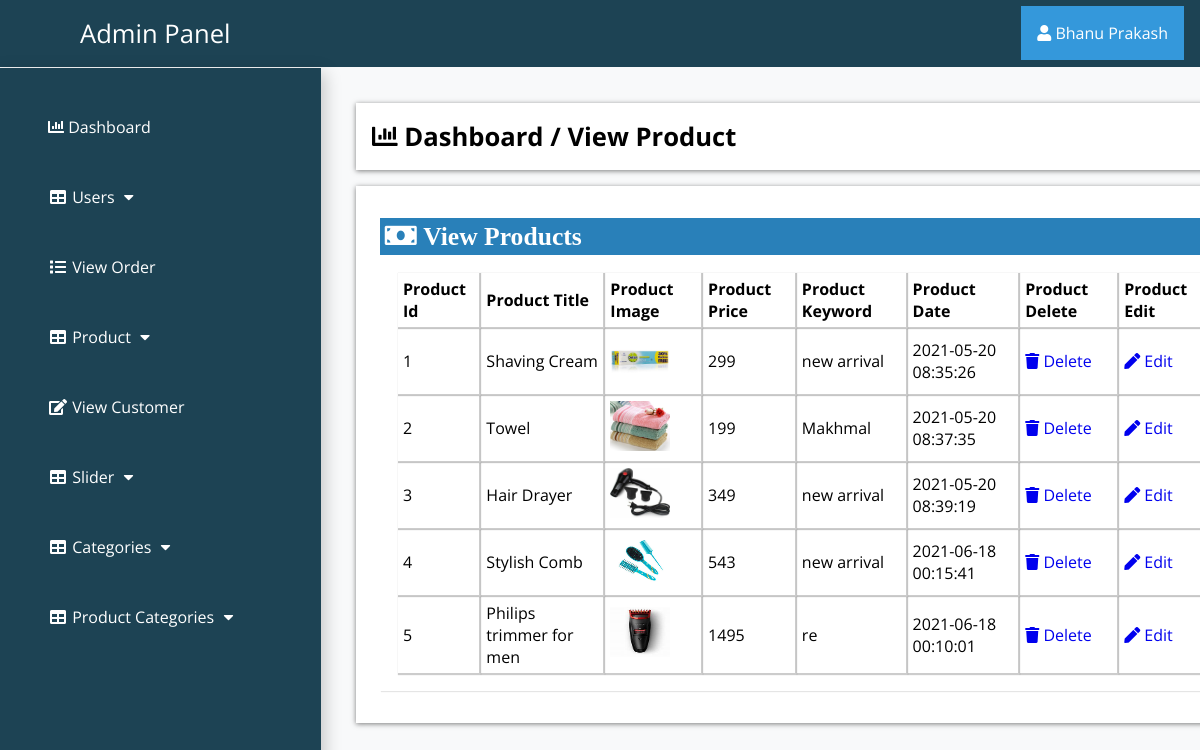
Screenshot of /admin_area/index.php?view_product (signed in) with the database file from the repository.
### tables this page shows
CREATE TABLE `products` (
  `product_id` int(10) NOT NULL,
  `p_cat_id` int(10) NOT NULL,
  `cat_id` int(10) NOT NULL,
  `date` timestamp NOT NULL DEFAULT current_timestamp() ON UPDATE current_timestamp(),
  `product_title` text NOT NULL,
  `product_img1` text NOT NULL,
  `product_img2` text NOT NULL,
  `product_img3` text NOT NULL,
  `product_price` int(10) NOT NULL,
  `product_desc` text NOT NULL,
  `product_keyword` text NOT NULL
);

### admin_area/view_product.php (the view)
<?php
if (!isset($_SESSION['admin_email'])) {
	echo "<script>window.open('login.php','_self')</script>";
} else {
?>
	<div class="row">
		<div class="col-lg-12">
			<div class="breadcrump">
				<li class="active">
					<i class="fa fa-bar-chart"></i>
					Dashboard / View Product
				</li>
			</div>
		</div>
	</div>
	<div class="row">
		<div class="col-lg-12">
			<div class="panel panel-default">
				<div class="panel-heading">
					<h3 class="panel-title">
						<i class="fa fa-money fa-fw"> View Products </i>
					</h3>
				</div>
				<div class="panel-body">
					<div class="table-responsive">
						<table class="table table-bordered table-hover table-striped">
							<thead>
								<tr>
									<th>Product Id</th>
									<th>Product Title</th>
									<th>Product Image</th>
									<th>Product Price</th>
									<th>Product Keyword</th>
									<th>Product Date</th>
									<th>Product Delete</th>
									<th>Product Edit</th>
								</tr>
							</thead>
							<tbody>
								<?php
								$i = 0;
								$get_product = "select * from products";
								$run_p = mysqli_query($con, $get_product);
								while ($row = mysqli_fetch_array($run_p)) {
									$pro_id = $row['product_id'];
									$product_title = $row['product_title'];
									$product_img1 = $row['product_img1'];
									$product_price = $row['product_price'];
									$product_keyword = $row['product_keyword'];
									$date = $row['date'];
									$i++;
								?>
									<tr>
										<td><?php echo $i ?></td>
										<td><?php echo $product_title ?></td>
										<td><img src="product_images/<?php echo $product_img1 ?>" width="60" height="50"></td>
										<td><?php echo $product_price ?></td>
										<td><?php echo $product_keyword ?></td>
										<td><?php echo $date ?></td>
										<td>
											<a href="index.php?delete_product=<?php echo $pro_id ?>"> <i class="fa fa-trash"></i> Delete </a>
										</td>
										<td>
											<a href="index.php?edit_product=<?php echo $pro_id ?>"> <i class="fa fa-pen"></i> Edit </a>
										</td>
									</tr>
								<?php } ?>
							</tbody>
						</table>
					</div>
				</div>
			</div>
		</div>
	</div>
<?php } ?>

### admin_area/includes/sidebar.php (shortened to what this page needs)
<?php
if (!isset($_SESSION['admin_email'])) {
  echo "<script>window.open('login.php','_self')</script>";
} else {
?>
  <nav class="navbar-fixed-top">
    <div class="navbar-header">
      <a href="index.php?dashboard" class="navbar-brand"><span>Admin Panel</span></a>
    </div>
    <div class="dropdown">
      <button onclick="myFunction()" class="dropbtn"><i class="fa fa-user"></i> <?php echo $admin_name; ?></a></button>
    </div>
    <div class="collapse navbar-collapse navbar-ex1-collapse">
      <ul class="nav navbar-nav side-nav">
        <li>
          <a href="index.php?dashboard"><i class="fa fa-bar-chart"></i> Dashboard</a>
        </li>
        <li class="button-dropdown">
          <a href="#" class="dropdown-toggle" data-toggle="collapse" data-target="#users"><i class="fa fa-fw fa-table"></i> Users <i class="fa fa-fw fa-caret-down"></i></a>
        </li>
        <li>
          <a href="index.php?view_order">
            <i class="fa fa-fw fa-list"></i> View Order
          </a>
        </li>
        <li class="button-dropdown" id="#products">
          <a href="#" class="dropdown-toggle" data-toggle="collapse" data-target="#products"><i class="fa fa-fw fa-table"></i> Product <i class="fa fa-fw fa-caret-down"></i></a>
        </li>
        <li>
          <a href="index.php?view_customer">
            <i class="fa fa-fw fa-edit"></i> View Customer
          </a>
        </li>
        <li class="button-dropdown">
          <a href="#" class="dropdown-toggle" data-toggle="collapse" data-target="#slider"><i class="fa fa-fw fa-table"></i> Slider <i class="fa fa-fw fa-caret-down"></i></a>
        </li>
        <li class="button-dropdown" id="#category">
          <a href="#" class="dropdown-toggle" data-toggle="collapse" data-target="#category"><i class="fa fa-fw fa-table"></i> Categories <i class="fa fa-fw fa-caret-down"></i></a>
        </li>
        <li class="button-dropdown" id="#products_cat">
          <a href="#" class="dropdown-toggle" data-toggle="collapse" data-target="#products_cat"><i class="fa fa-fw fa-table"></i> Product Categories <i class="fa fa-fw fa-caret-down"></i></a>
        </li>
      </ul>
    </div>
  </nav>
<?php } ?>

### admin_area/css/styles.css (style rules this page uses)
:root { --blue: #2980b9; }
* { font-family: "Open Sans", sans-serif; margin: 0; padding: 0; box-sizing: border-box; text-decoration: none; transition: all 0.2s cubic-bezier(0.37, 1.14, 0.26, 1.24); }
html, body { background-color: rgba(0, 0, 0, 0.1); margin: 0; height: 100vh; overflow: hidden; }
.navbar-fixed-top { background: #1d4354; padding: 1rem; box-shadow: 0px 8px 16px 4px rgba(0, 0, 0, 0.2); }
.navbar-fixed-top a span { margin-left: 4rem; }
.navbar-fixed-top .navbar-brand { font-size: 1.6rem; color: #ffffff; }
.dropbtn { background-color: #3498db; color: white; padding: 16px; font-size: 16px; border: none; cursor: pointer; }
.dropdown { position: relative; display: inline-block; float: right; margin-top: -2.8rem; }
.nav { position: absolute; top: 68px; width: auto; height: 95vh; display: block; background-color: #1d4354; bottom: 0; overflow-y: auto; padding-bottom: 5em; box-shadow: 0px 8px 16px 4px rgba(0, 0, 0, 0.2); margin-left: -1rem; }
.nav > li > a { width: 225px; display: block; color: #ffffff; margin: 3rem; }
.row { width: 77%; background-color: #ffffff; margin: auto; margin-left: 21rem; margin-top: 1rem; padding: 1rem; }
.panel { text-align: left; box-shadow: 1px 1px 1px 0px rgba(0.1, 0.1, 0.1, 0.1); margin: 1rem 0.5rem; background-color: #ffffff; }
.panel-heading .panel-title { background-color: #2980b9; color: #ffffff; padding: 0.3rem; }
.table-responsive .table-striped th { padding: 5px; box-shadow: 1px 1px 1px 1px rgba(0.1, 0.1, 0.1, 0.2); }
.table-responsive .table-striped tbody td { box-shadow: 1px 1px 1px 1px rgba(0.1, 0.1, 0.1, 0.2); padding: 5px; }
.breadcrump .active { font-weight: bold; font-size: 1.6rem; }
.row { list-style: none; box-shadow: 0 1px 5px rgba(0, 0, 0, 0.5); }
.row .fa-money { font-size: 1.6rem; width: 50%; text-align: left; }
.panel-body { display: flex; align-items: center; justify-content: center; padding: 1rem; flex-wrap: wrap; }

### rows the page displays
products: product_title "Shaving Cream", product_img1 (picture), product_price "299", product_keyword "new arrival", date "2021-05-20 08:35:26"
products: product_title "Towel", product_img1 (picture), product_price "199", product_keyword "Makhmal", date "2021-05-20 08:37:35"
products: product_title "Hair Drayer", product_img1 (picture), product_price "349", product_keyword "new arrival", date "2021-05-20 08:39:19"
products: product_title "Stylish Comb", product_img1 (picture), product_price "543", product_keyword "new arrival", date "2021-06-18 00:15:41"
products: product_title "Philips trimmer for men", product_img1 (picture), product_price "1495", product_keyword "re", date "2021-06-18 00:10:01"

### other values shown
$admin_name "Bhanu Prakash"
